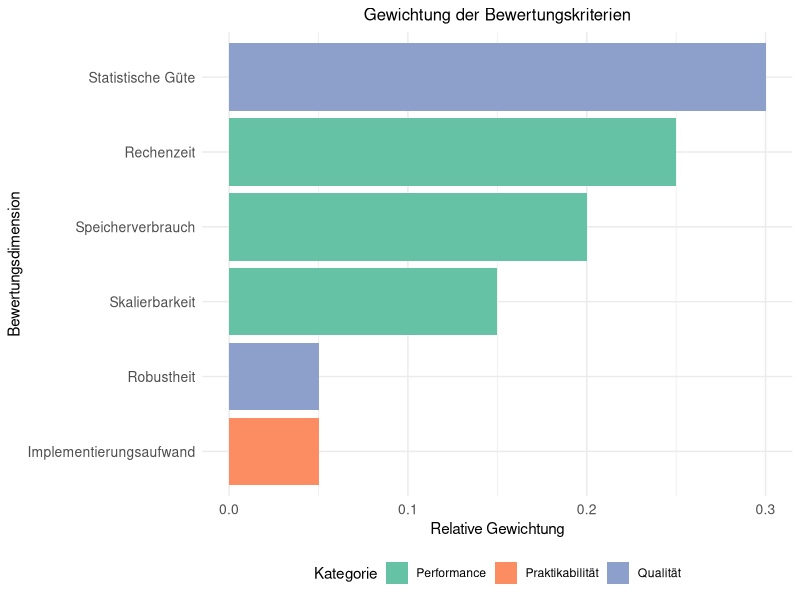
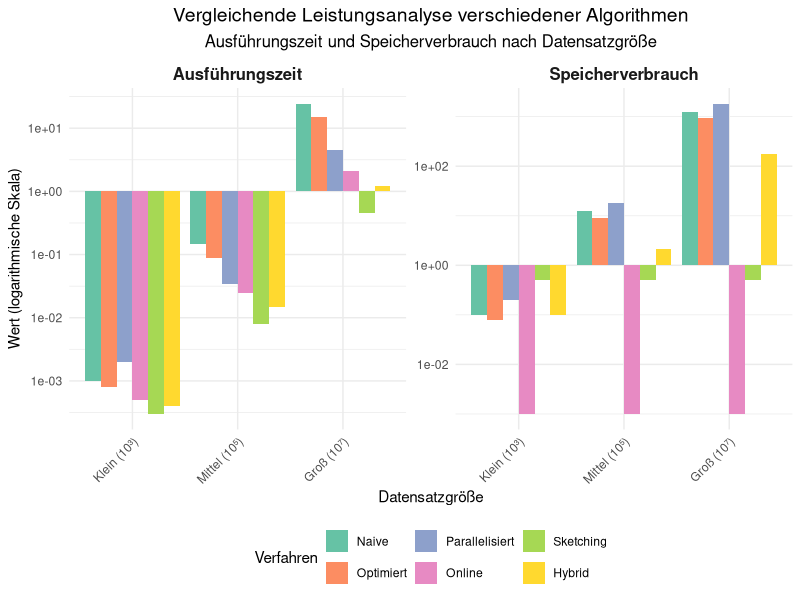

Write R code to recreate these figures, in order.
## ---- chunk 1
#| label: fig-evaluation-framework
#| fig-cap: "Mehrdimensionales Bewertungsframework für statistische Verfahren"
#| echo: false
#| warning: false
#| fig-width: 8
#| fig-height: 4

library(ggplot2)
library(dplyr)

# Erstelle Beispieldaten für das Bewertungsframework
criteria <- data.frame(
  Dimension = c("Rechenzeit", "Speicherverbrauch", "Statistische Güte", 
                "Skalierbarkeit", "Robustheit", "Implementierungsaufwand"),
  Gewichtung = c(0.25, 0.20, 0.30, 0.15, 0.05, 0.05),
  Kategorie = c("Performance", "Performance", "Qualität", 
                "Performance", "Qualität", "Praktikabilität")
)

ggplot(criteria, aes(x = reorder(Dimension, Gewichtung), y = Gewichtung, fill = Kategorie)) +
  geom_col() +
  coord_flip() +
  scale_fill_brewer(type = "qual", palette = "Set2") +
  labs(
    title = "Gewichtung der Bewertungskriterien",
    x = "Bewertungsdimension",
    y = "Relative Gewichtung",
    fill = "Kategorie"
  ) +
  theme_minimal() +
  theme(
    plot.title = element_text(size = 12, hjust = 0.5),
    axis.text = element_text(size = 10),
    legend.position = "bottom"
  )
## ---- chunk 2
#| label: fig-fullwidth-example
#| fig-cap: "Beispiel für eine vollbreite Abbildung: Komplexer Verfahrensvergleich"
#| echo: false
#| warning: false
#| fig-width: 12
#| fig-height: 6

library(ggplot2)
library(dplyr)

# Erstelle erweiterte Daten für eine komplexe Visualisierung
set.seed(123)
performance_extended <- expand.grid(
  Verfahren = c("Naive", "Optimiert", "Parallelisiert", "Online", "Sketching", "Hybrid"),
  Datensatz = c("Klein (10³)", "Mittel (10⁵)", "Groß (10⁷)"),
  Metrik = c("Ausführungszeit", "Speicherverbrauch")
) %>%
  mutate(
    Wert = case_when(
      Metrik == "Ausführungszeit" & Verfahren == "Naive" ~ c(0.001, 0.145, 24.567)[as.numeric(factor(Datensatz))],
      Metrik == "Ausführungszeit" & Verfahren == "Optimiert" ~ c(0.0008, 0.089, 15.234)[as.numeric(factor(Datensatz))],
      Metrik == "Ausführungszeit" & Verfahren == "Parallelisiert" ~ c(0.002, 0.034, 4.567)[as.numeric(factor(Datensatz))],
      Metrik == "Ausführungszeit" & Verfahren == "Online" ~ c(0.0005, 0.025, 2.123)[as.numeric(factor(Datensatz))],
      Metrik == "Ausführungszeit" & Verfahren == "Sketching" ~ c(0.0003, 0.008, 0.456)[as.numeric(factor(Datensatz))],
      Metrik == "Ausführungszeit" & Verfahren == "Hybrid" ~ c(0.0004, 0.015, 1.234)[as.numeric(factor(Datensatz))],
      
      Metrik == "Speicherverbrauch" & Verfahren == "Naive" ~ c(0.1, 12.5, 1250)[as.numeric(factor(Datensatz))],
      Metrik == "Speicherverbrauch" & Verfahren == "Optimiert" ~ c(0.08, 9.2, 920)[as.numeric(factor(Datensatz))],
      Metrik == "Speicherverbrauch" & Verfahren == "Parallelisiert" ~ c(0.2, 18.4, 1840)[as.numeric(factor(Datensatz))],
      Metrik == "Speicherverbrauch" & Verfahren == "Online" ~ c(0.001, 0.001, 0.001)[as.numeric(factor(Datensatz))],
      Metrik == "Speicherverbrauch" & Verfahren == "Sketching" ~ c(0.5, 0.5, 0.5)[as.numeric(factor(Datensatz))],
      Metrik == "Speicherverbrauch" & Verfahren == "Hybrid" ~ c(0.1, 2.1, 180)[as.numeric(factor(Datensatz))]
    )
  )

# Erstelle eine umfassende vollbreite Darstellung
ggplot(performance_extended, aes(x = Datensatz, y = Wert, fill = Verfahren)) +
  geom_col(position = "dodge") +
  facet_wrap(~Metrik, scales = "free_y", ncol = 2) +
  scale_y_log10() +
  scale_fill_brewer(type = "qual", palette = "Set2") +
  labs(
    title = "Vergleichende Leistungsanalyse verschiedener Algorithmen",
    subtitle = "Ausführungszeit und Speicherverbrauch nach Datensatzgröße",
    x = "Datensatzgröße",
    y = "Wert (logarithmische Skala)",
    fill = "Verfahren"
  ) +
  theme_minimal() +
  theme(
    plot.title = element_text(size = 14, hjust = 0.5),
    plot.subtitle = element_text(size = 12, hjust = 0.5),
    axis.text.x = element_text(angle = 45, hjust = 1),
    legend.position = "bottom",
    strip.text = element_text(size = 12, face = "bold")
  )
## ---- chunk 3
#| label: tbl-fullwidth-example
#| tbl-cap: "Beispiel für eine vollbreite Tabelle: Detaillierte Leistungsmatrix aller Verfahren"
#| echo: false

# Erstelle erweiterte Tabellendaten
detailed_performance <- data.frame(
  Verfahren = c("Naive Implementierung", "Optimiert (Welford)", "Parallelisiert (OpenMP)", 
                "Online-Algorithmus", "Sketching-Verfahren", "Hybrid-Ansatz"),
  "Zeit_Klein" = c("0.001s", "0.0008s", "0.002s", "0.0005s", "0.0003s", "0.0004s"),
  "Zeit_Mittel" = c("0.145s", "0.089s", "0.034s", "0.025s", "0.008s", "0.015s"),
  "Zeit_Groß" = c("24.567s", "15.234s", "4.567s", "2.123s", "0.456s", "1.234s"),
  "Speicher_Klein" = c("0.1 MB", "0.08 MB", "0.2 MB", "0.001 MB", "0.5 MB", "0.1 MB"),
  "Speicher_Mittel" = c("12.5 MB", "9.2 MB", "18.4 MB", "0.001 MB", "0.5 MB", "2.1 MB"),
  "Speicher_Groß" = c("1250 MB", "920 MB", "1840 MB", "0.001 MB", "0.5 MB", "180 MB"),
  "Genauigkeit" = c("99.9%", "99.95%", "99.9%", "98.5%", "95.2%", "97.8%"),
  "Implementierungsaufwand" = c("Niedrig", "Mittel", "Hoch", "Mittel", "Hoch", "Sehr hoch"),
  "Robustheit" = c("Mittel", "Mittel", "Mittel", "Hoch", "Hoch", "Hoch"),
  "Skalierbarkeit" = c("Schlecht", "Schlecht", "Gut", "Sehr gut", "Sehr gut", "Sehr gut")
)

# Bessere Spaltennamen für die Ausgabe
colnames(detailed_performance) <- c(
  "Verfahren", 
  "Zeit (10³)", "Zeit (10⁵)", "Zeit (10⁷)",
  "RAM (10³)", "RAM (10⁵)", "RAM (10⁷)",
  "Genauigkeit", "Implement.", "Robustheit", "Skalierung"
)

knitr::kable(detailed_performance, 
      format = "latex",
      align = c("l", rep("r", 7), rep("c", 3)),
      booktabs = TRUE,
      longtable = TRUE) %>%
  kableExtra::kable_styling(latex_options = c("striped", "scale_down")) %>%
  kableExtra::add_header_above(c(" " = 1, "Ausführungszeit" = 3, "Speicherverbrauch" = 3, "Qualitätskriterien" = 3))
